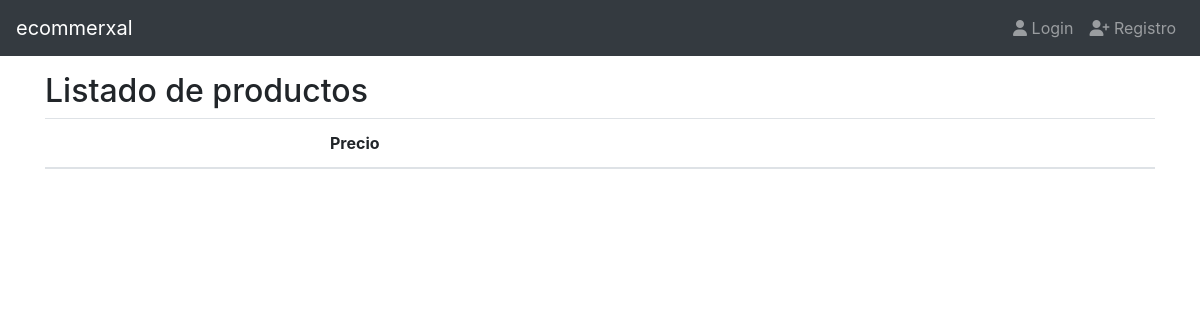
Before: /productos/ with the older database file.
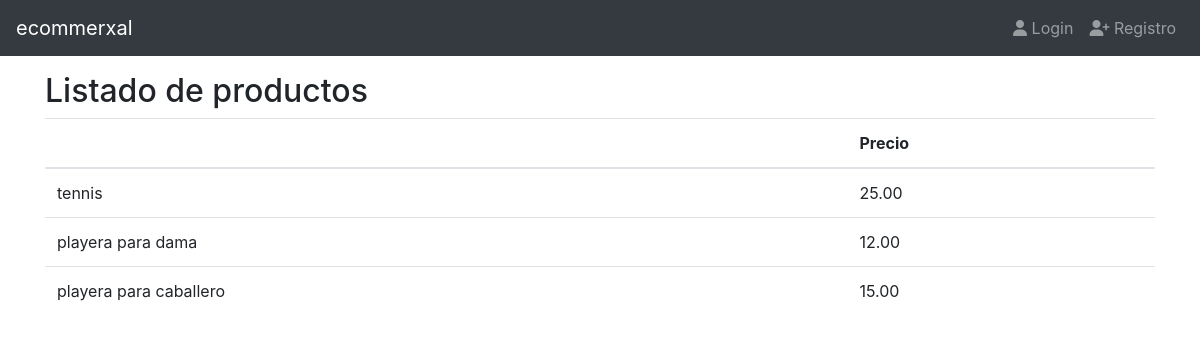
After: the same page with the newer database file.
### products/models.py (models this page shows, shortened)
class Product(models.Model):
    title= models.CharField(max_length=50)
    description= models.TextField()
    image = models.ImageField(upload_to="products/", null=False, blank=False)
    slug = models.SlugField(null=False, blank=False, unique=True)
    price = models.DecimalField(max_digits=8, decimal_places=2, default=0.0)
    create_at= models.DateTimeField(auto_now=True)

### products/views.py (the view)
# urls.py: path('', ProductListView.as_view(), name='users_list'),
class ProductListView(ListView):
    template_name= 'users/users_index.html'
    queryset = Product.objects.all().order_by('-id')
    def get_context_data(self, **kwargs):
        context = super().get_context_data(**kwargs)
        context['message']='Listado de productos'
        return context

### users/templates/users/users_index.html (shortened to what this page needs)
{% extends "users/base.html" %}
{%load static%}
{% block content %}
       <div class="col">
          <form method="POST">
            <div class="form_group">
             <h2>{{message}}</h2>
                <table class="table">
                    <thead>
                        <tr>
                            <th> {{title}}</th>
                            <th>Precio</th>
                        </tr>
                    </thead>
                    <tbody>
                     {%for field in object_list%}
                        <tr>
                            <td>{{field.title}}</td>
                            <td> {{field.price}} </td>
                        </tr>
                      {%endfor%}
                    </tbody>
                </table>
            </div>
          </form>
      </div>
{%endblock content%}

Changed rows visible on the page:
added Product: title "tennis", price "25.00"
added Product: title "playera para dama", price "12.00"
added Product: title "playera para caballero", price "15.00"
